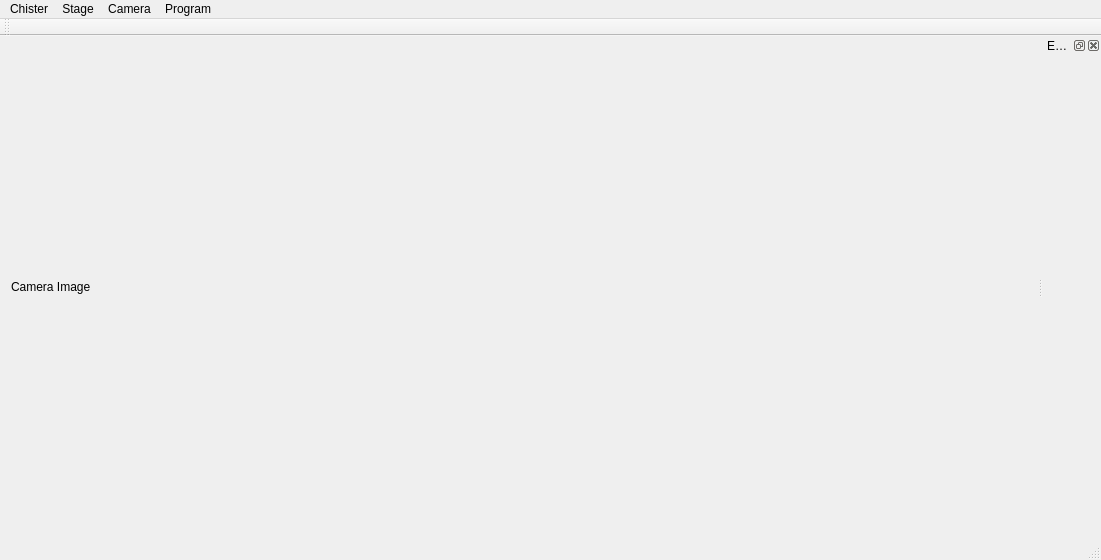
<?xml version="1.0" encoding="UTF-8"?>
<ui version="4.0">
 <class>MainWindow</class>
 <widget class="QMainWindow" name="MainWindow">
  <property name="geometry">
   <rect>
    <x>0</x>
    <y>0</y>
    <width>1101</width>
    <height>551</height>
   </rect>
  </property>
  <property name="windowTitle">
   <string>MainWindow</string>
  </property>
  <widget class="QWidget" name="centralWidget">
   <layout class="QVBoxLayout" name="verticalLayout">
    <item>
     <widget class="QLabel" name="cameraImage">
      <property name="minimumSize">
       <size>
        <width>640</width>
        <height>480</height>
       </size>
      </property>
      <property name="maximumSize">
       <size>
        <width>640</width>
        <height>480</height>
       </size>
      </property>
      <property name="text">
       <string>Camera Image</string>
      </property>
     </widget>
    </item>
   </layout>
  </widget>
  <widget class="QMenuBar" name="menuBar">
   <property name="geometry">
    <rect>
     <x>0</x>
     <y>0</y>
     <width>1101</width>
     <height>21</height>
    </rect>
   </property>
   <widget class="QMenu" name="menuChister">
    <property name="title">
     <string>Chister</string>
    </property>
    <addaction name="actionExit"/>
   </widget>
   <widget class="QMenu" name="menuProgram">
    <property name="title">
     <string>Program</string>
    </property>
    <addaction name="actionImage_Scan"/>
    <addaction name="actionHCCTest"/>
   </widget>
   <widget class="QMenu" name="menuStage">
    <property name="title">
     <string>Stage</string>
    </property>
    <addaction name="actionControls"/>
   </widget>
   <widget class="QMenu" name="menuCamera">
    <property name="title">
     <string>Camera</string>
    </property>
    <addaction name="actionSavePicture"/>
   </widget>
   <addaction name="menuChister"/>
   <addaction name="menuStage"/>
   <addaction name="menuCamera"/>
   <addaction name="menuProgram"/>
  </widget>
  <widget class="QToolBar" name="mainToolBar">
   <attribute name="toolBarArea">
    <enum>TopToolBarArea</enum>
   </attribute>
   <attribute name="toolBarBreak">
    <bool>false</bool>
   </attribute>
  </widget>
  <widget class="QStatusBar" name="statusBar"/>
  <widget class="QDockWidget" name="ECSControlsDockWidget">
   <property name="windowTitle">
    <string>ECS02 Controls</string>
   </property>
   <attribute name="dockWidgetArea">
    <number>2</number>
   </attribute>
   <widget class="QWidget" name="dockWidgetContents_2"/>
  </widget>
  <action name="actionExit">
   <property name="text">
    <string>Exit</string>
   </property>
  </action>
  <action name="actionImage_Scan">
   <property name="text">
    <string>Image Scan</string>
   </property>
  </action>
  <action name="actionControls">
   <property name="text">
    <string>Serial Console</string>
   </property>
  </action>
  <action name="actionSavePicture">
   <property name="text">
    <string>Save Picture</string>
   </property>
  </action>
  <action name="actionHCCTest">
   <property name="text">
    <string>HCC Test</string>
   </property>
  </action>
 </widget>
 <layoutdefault spacing="6" margin="11"/>
 <resources/>
 <connections/>
</ui>
